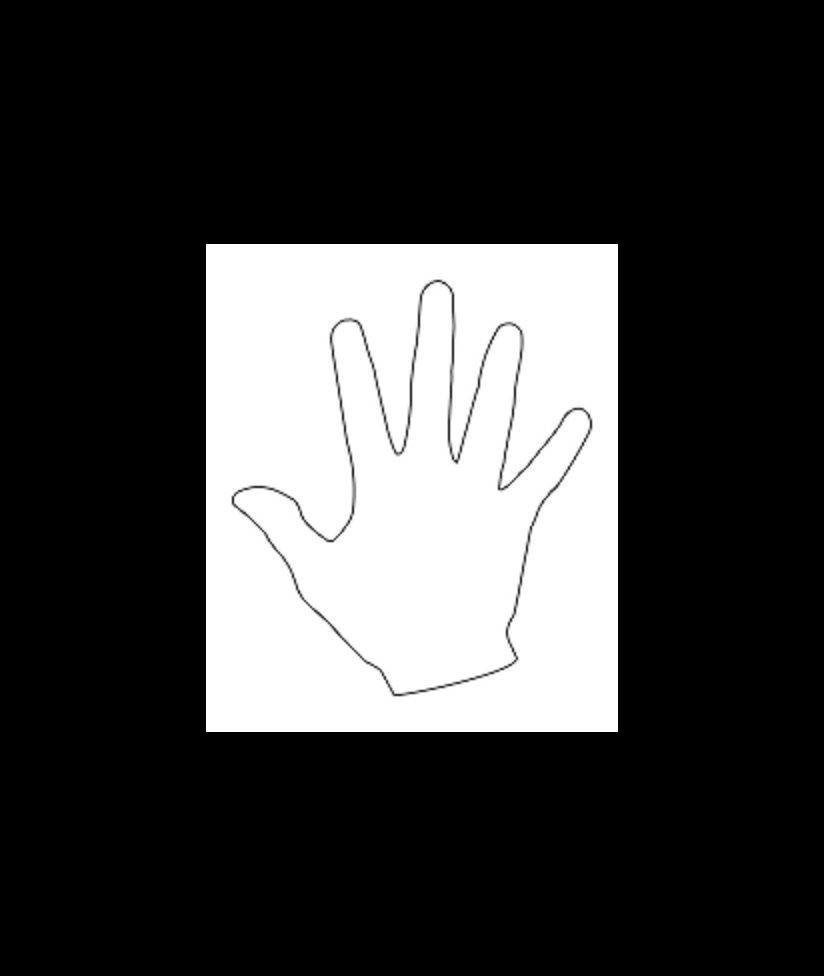
#> input picture Project2/images/Original_image.jpg, 824 x 976 px
$ jupyter execute Q1.ipynb
#> lines starting #> are read from the running program, lines starting #| are printed output that depends on the picture; after the words box and inside, x2 and y2 are one past the last pixel; in counts of white or black regions, pixels touching at a corner belong together
### Project2/src/functions.py
import cv2
import numpy as np
from matplotlib import pyplot as plt


# Defining custom functions used in this project.
def imread(path: str) -> np.ndarray:
    """
    Reads an image given its path and returns the converted image from BGR to RGB.

    Args:
        path (str): Path to the image file.

    Returns:
        np.ndarray: Image matrix in RGB format.
    """
#> called with path = 'images/Original_image.jpg'
    return cv2.cvtColor(cv2.imread(path), cv2.COLOR_BGR2RGB)
#> returned value is the input picture: shape (976, 824, 3); min 0, max 255, mean 62.6


def imshow(image: np.ndarray, title: str, size: (int|float) = 10) -> None:
    """
    Shows image given its matrix along with title. Size of the image can be adjusted.

    Args:
        image (np.ndarray): Image matrix.
        title (str): Title of the image.
        size (int|float): Size of the image to be displayed.

    Returns:
        None
    """
#> called with title = 'Original Image', size = 10
    h, w = image.shape[0], image.shape[1]
#> h = 976; w = 824
    aspect_ratio = h/w
#> aspect_ratio = 1.18
    plt.figure(figsize=(size * aspect_ratio,size))
    plt.imshow(image)
    plt.title(title.title())
    plt.show()


# [15 lines left out: function plot_histogram, not called in this run]

### Project2/Q1.ipynb
# Question 1
## Image Transformations

[cell 1]
import cv2
import numpy as np
from src.functions import imread, imshow

[cell 2]
original_image = imread('images/Original_image.jpg')
imshow(original_image , "Original Image")

[cell 3]
transformed_image = imread('images/transformed_image.jpg')
#> call 2 of imread, with path = 'images/transformed_image.jpg'
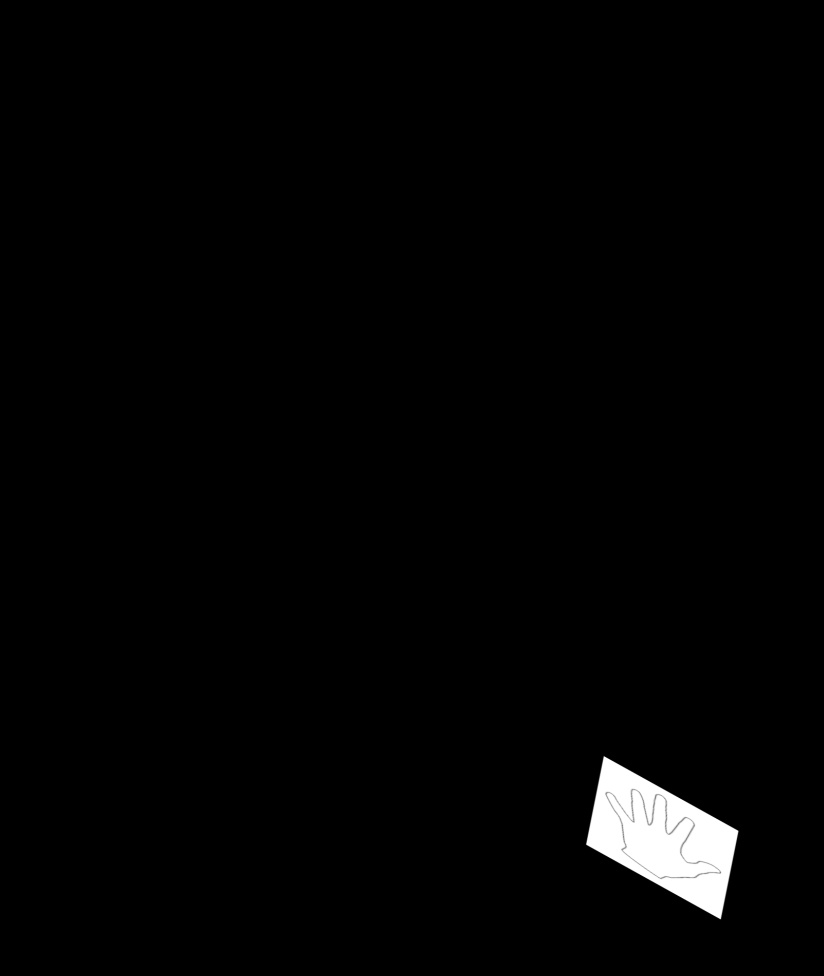
#> input picture Project2/images/transformed_image.jpg, 824 x 976 px
#> in imread, returned value is the input picture: shape (976, 824, 3); min 0, max 255, mean 4.1
imshow(transformed_image , "Transformed image")

## Moments
Here we will calculate the moments of the original and transformed image.
From the moments we can calculate the centroid of the images. The centroid is the center of mass of the image
which helps us reverse engineer the transformation and have a reference point to compare the original and transformed image.

[cell 4]
# Convert the images to grayscale from RGB
original_image_gray = cv2.cvtColor(original_image, cv2.COLOR_RGB2GRAY)
transformed_image_gray = cv2.cvtColor(transformed_image, cv2.COLOR_RGB2GRAY)

[cell 5]
# Converting the images to binary
_, original_image_binary = cv2.threshold(original_image_gray, 127, 255, cv2.THRESH_BINARY)
#> original_image_binary: shape (976, 824); 24.6% white; 1 white region, box (x1, y1, x2, y2) and area: (206, 244, 618, 732) 197876
_, transformed_image_binary = cv2.threshold(transformed_image_gray, 127, 255, cv2.THRESH_BINARY)
#> transformed_image_binary: shape (976, 824); 1.6% white; 1 white region, box (x1, y1, x2, y2) and area: (586, 756, 738, 919) 13252

[cell 6]
# Calculate moments of the binary original image
original_moments = cv2.moments(original_image_binary)
#> original_moments = moments, m00 50458380, centre m10/m00, m01/m00 = (411.3, 487.8)


# Use the moments to calculate the centroid of original image
original_centroid_x = original_moments['m10'] / original_moments['m00']
#> original_centroid_x = 411.3
original_centroid_y = original_moments['m01'] / original_moments['m00']
#> original_centroid_y = 487.8

original_centroid_x, original_centroid_y
#> Out = (411.3, 487.8)

[cell 7]
# Calculate moments of the binary transformed image
transformed_moments = cv2.moments(transformed_image_binary)
#> transformed_moments = moments, m00 3379260, centre m10/m00, m01/m00 = (661.8, 837.3)

# Use the moments to calculate the centroid of transformed image
transformed_centroid_x = transformed_moments['m10'] / transformed_moments['m00']
#> transformed_centroid_x = 661.8
transformed_centroid_y = transformed_moments['m01'] / transformed_moments['m00']
#> transformed_centroid_y = 837.3

transformed_centroid_x, transformed_centroid_y
#> Out = (661.8, 837.3)

[cell 8]
transformed_image.shape
#> Out = (976, 824, 3)

[cell 9]
heigth, width = original_image.shape[0], original_image.shape[1] # storing height and width of image in defined values
#> heigth = 976; width = 824

## First Transformation
### Translation

[cell 10]
delta_x = original_centroid_x - transformed_centroid_x
#> delta_x = -250.6
delta_y = original_centroid_y - transformed_centroid_y
#> delta_y = -349.5

translation_matrix = np.float32([[1, 0, delta_x], [0, 1, delta_y]])  # going back delta_x pixels in x-axis and delta_y pixels in y-axis
#> translation_matrix = [[1, 0, -250.6], [0, 1, -349.5]]
img_transform_1 = cv2.warpAffine(transformed_image, translation_matrix, (width, heigth))
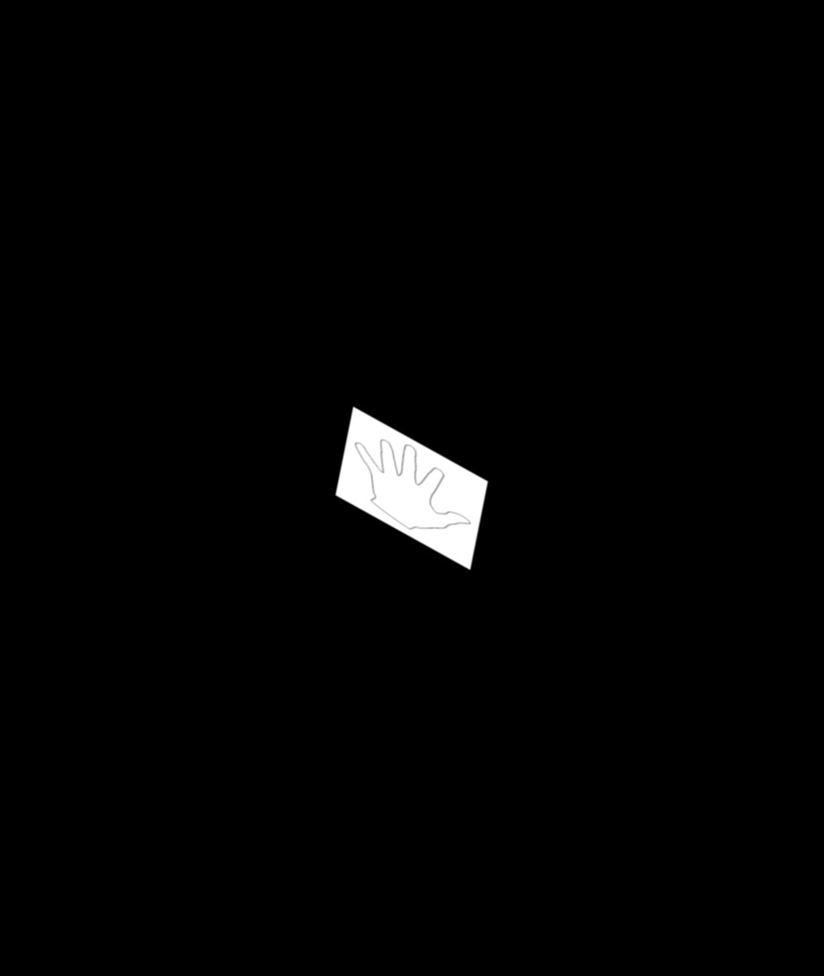
#> img_transform_1: shape (976, 824, 3); min 0, max 255, mean 4.1

[cell 11]
imshow(img_transform_1, "inverse translated image")

## Second Transformation
### Rotation

[cell 12]
# Finding the rotation angle by trial and error
img_transform_2 = cv2.warpAffine(img_transform_1, cv2.getRotationMatrix2D((original_centroid_x, original_centroid_y), 29, 1), (width, heigth))

[cell 13]
imshow(img_transform_2, "inverse rotated image")

## Third Transformation
### Shear

First we find the bounding rect of the image we calculated in the previous section.
This bounding rect serves as the reference point for the transformation. If we find a matrix that maps sheared contour to bounding rect then we can reverse engineer the transformation.

[cell 14]
img_transform_2_gray = cv2.cvtColor(img_transform_2, cv2.COLOR_RGB2GRAY)

[cell 15]
_, img_transform_2_binary = cv2.threshold(img_transform_2_gray, 127, 255, cv2.THRESH_BINARY)
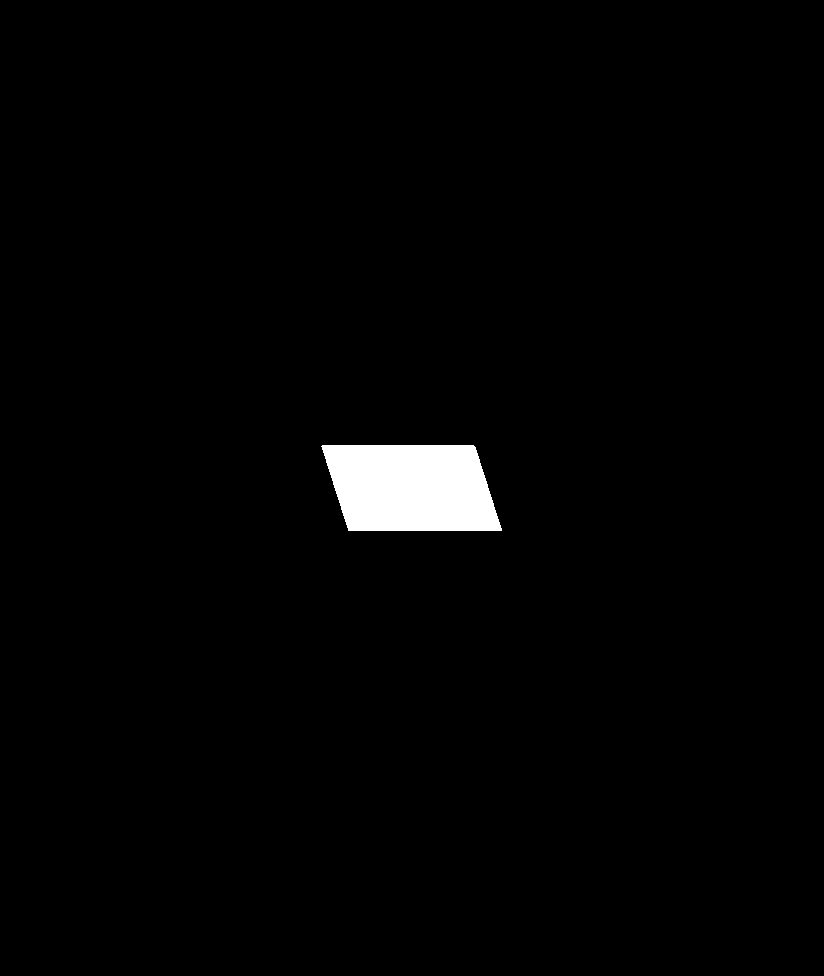
#> img_transform_2_binary: shape (976, 824); 1.6% white; 1 white region

[cell 16]
contours, _ = cv2.findContours(img_transform_2_binary, cv2.RETR_EXTERNAL, cv2.CHAIN_APPROX_SIMPLE)
#> contours = 1 contour; box (x1, y1, x2, y2) and area: (321, 445, 502, 531) 13004
contour = max(contours, key=cv2.contourArea)
#> contour = contour of 111 points, box (x1, y1, x2, y2) (321, 445, 502, 531), area 13004

[cell 17]
x, y, w, h = cv2.boundingRect(contour)
#> x = 321; y = 445; w = 181; h = 86

[cell 18]
print(x, y, w, h) # coordinates of the desired image
#| 321 445 181 86

[cell 19]
# Calculating coordinates of sheared image using approximate contour
accuracy = 0.02 * cv2.arcLength(contour, True)
#> accuracy = 9.94
sheared_img_contour = cv2.approxPolyDP(contour, accuracy, True)
#> sheared_img_contour = [[321, 446], [348, 530], [501, 530], [473, 445]]
print(sheared_img_contour)
#| [[[321 446]]
#|  [[348 530]]
#|  [[501 530]]
#|  [[473 445]]]

[cell 20]
# Coordinates of the corners of the sheared image
sheared_corners = np.float32([
    [321, 446],  # Top-left
    [473, 445],  # Top-right
    [348, 530],  # Bottom-left
    [501, 530]   # Bottom-right
])

# Coordinates of the corners of the original image
original_corners = np.float32([
    [321, 445],   # Top-left
    [502, 445],   # Top-right
    [321, 531],   # Bottom-left
    [502, 531]    # Bottom-right
])

# Calculating Transformation matrix
deshear_matrix = cv2.getPerspectiveTransform(sheared_corners, original_corners)

[cell 21]
# Finding shear matrix which in inverse of deshear matrix
shear_matrix = np.linalg.inv(deshear_matrix)
shear_matrix

[cell 22]
img_transform_3 = cv2.warpPerspective(img_transform_2, deshear_matrix, (width, heigth))
imshow(img_transform_3, "inverse sheared Image")

## Fourth Transformation
### Reflection

[cell 23]
img_transform_4 = cv2.flip(img_transform_3, 1)
imshow(img_transform_4, "inverse mirrored image")

## Fifth Transformation
### Scale

First we calculate the contours of the original and transformed image. Then we extract the contour of white square in each image.
We can find the scaling factor by dividing the contour area of original image by the contour area of the transformed image.

[cell 24]
# Turning the original image into grayscale and then binarize it
original_image_gray = cv2.cvtColor(original_image, cv2.COLOR_RGB2GRAY)
_, original_image_binary = cv2.threshold(original_image_gray, 127, 255, cv2.THRESH_BINARY)

[cell 25]
# Finding the contour of white square
contours, _ = cv2.findContours(original_image_binary, cv2.RETR_EXTERNAL, cv2.CHAIN_APPROX_SIMPLE)
#> contours = [[[206, 244], [206, 731], [617, 731], [617, 244]]]
contour_original = max(contours, key=cv2.contourArea)
#> contour_original = [[206, 244], [206, 731], [617, 731], [617, 244]]

[cell 26]
x1, y1, w1, h1 = cv2.boundingRect(contour_original) # Coordinates of the white square in original image
#> x1 = 206; y1 = 244; w1 = 412; h1 = 488
print(x1, y1, w1, h1)
#| 206 244 412 488

[cell 27]
# Turning the image of previous section into gray scale and then binarize it
img_transform_4_gray = cv2.cvtColor(img_transform_4, cv2.COLOR_RGB2GRAY)
_, img_transform_4_binary = cv2.threshold(img_transform_4_gray, 127, 255, cv2.THRESH_BINARY)
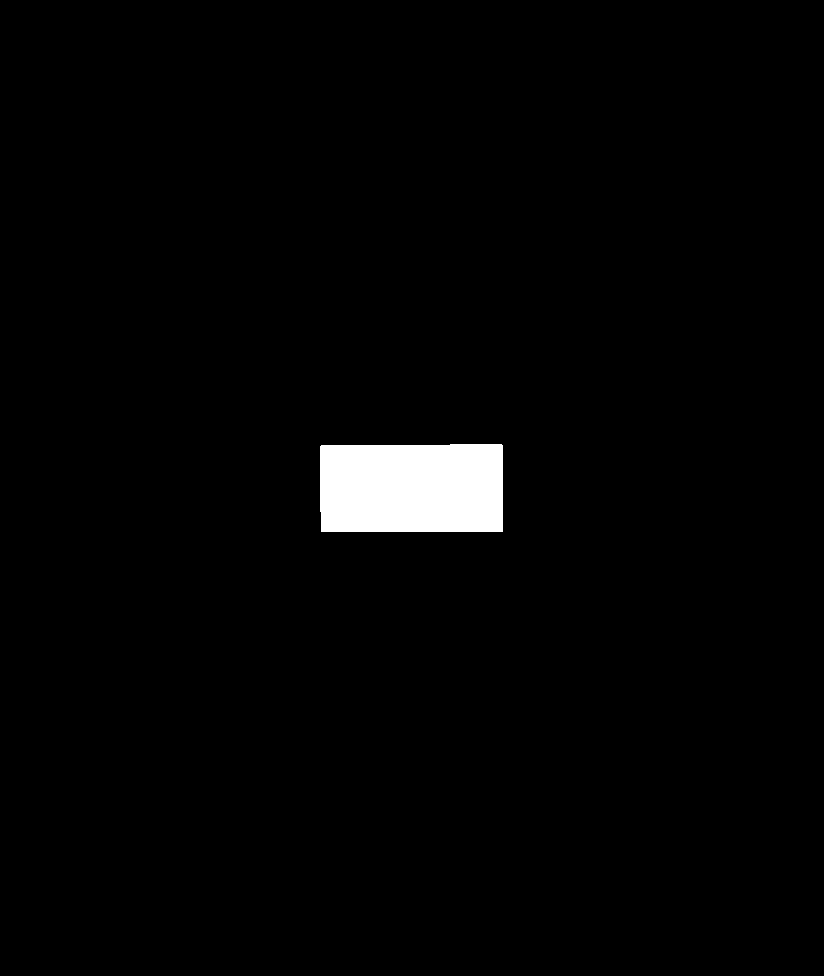
#> img_transform_4_binary: shape (976, 824); 2% white; 1 white region

[cell 28]
# Finding the contour of white square
contours, _ = cv2.findContours(img_transform_4_binary, cv2.RETR_EXTERNAL, cv2.CHAIN_APPROX_SIMPLE)
#> contours = 1 contour; box (x1, y1, x2, y2) and area: (320, 444, 503, 532) 15684
contour_transformed = max(contours, key=cv2.contourArea)
#> contour_transformed = contour of 10 points, box (x1, y1, x2, y2) (320, 444, 503, 532), area 15684

[cell 29]
x2, y2, w2, h2 = cv2.boundingRect(contour_transformed) # Coordinates of the white square in transformed image from previous section
#> x2 = 320; y2 = 444; w2 = 183; h2 = 88
print(x2, y2, w2, h2)
#| 320 444 183 88

[cell 30]
# Coordinates of the corners of the sheared image
original_image_corners = np.float32([
    [206, 244],  # Top-left
    [618, 244],  # Top-right
    [206, 732],  # Bottom-left
    [618, 732]   # Bottom-right
])

# Coordinates of the corners of the original image
transformed_image_corners = np.float32([
    [320, 444],   # Top-left
    [503, 444],   # Top-right
    [320, 532],   # Bottom-left
    [503, 532]    # Bottom-right
])

[cell 31]
descaled_matrix = cv2.getPerspectiveTransform(transformed_image_corners, original_image_corners)

[cell 32]
# Finding the scale matrix which is the inverse of descaled matrix
scale_matrix = np.linalg.inv(descaled_matrix)
scale_matrix

[cell 33]
img_transform_5 = cv2.warpPerspective(img_transform_4, descaled_matrix, (width, heigth))
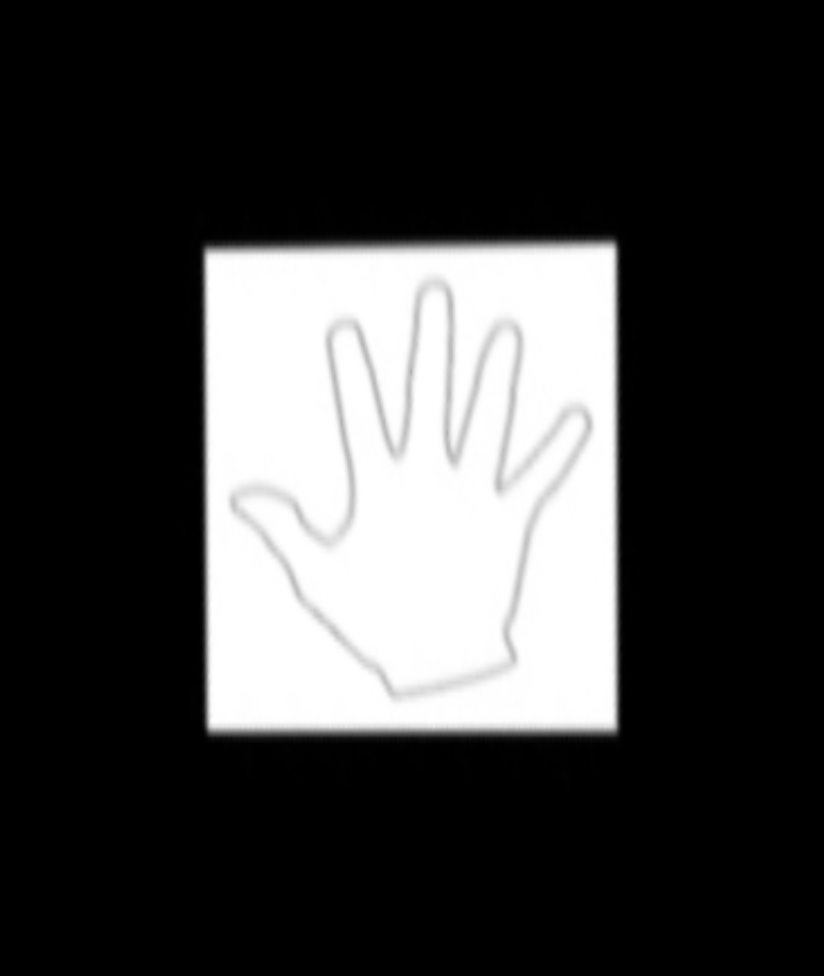
#> img_transform_5: shape (976, 824, 3); min 0, max 255, mean 62.1
imshow(img_transform_5, "Final image")
